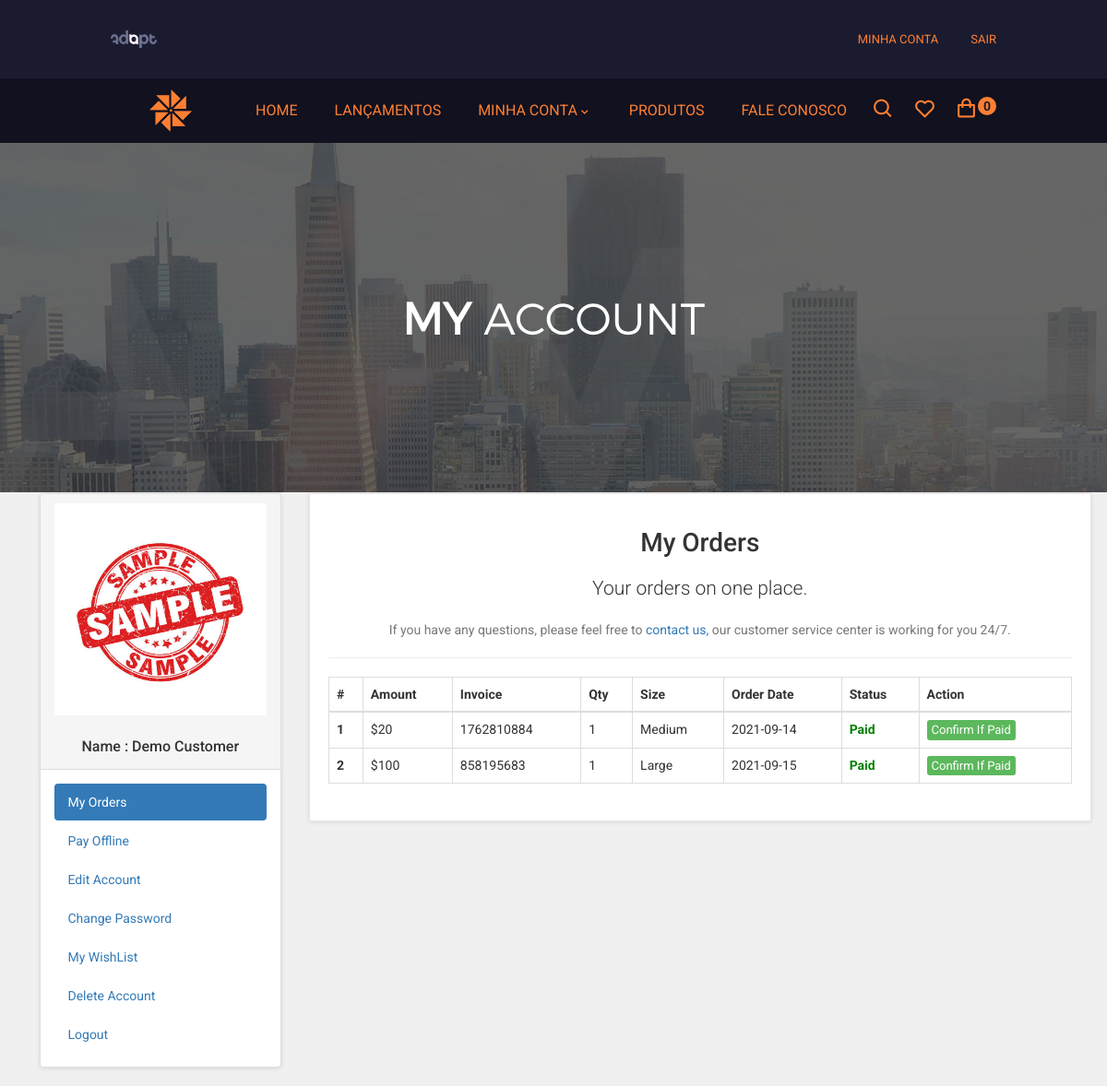
The page /Telas/customer/my_account.php?my_orders (signed in) on the database its author committed.
### tables this page shows
CREATE TABLE `customers` (
  `customer_id` int(10) NOT NULL,
  `customer_name` varchar(255) NOT NULL,
  `customer_email` varchar(255) NOT NULL,
  `customer_pass` varchar(255) NOT NULL,
  `customer_country` text NOT NULL,
  `customer_city` text NOT NULL,
  `customer_contact` varchar(255) NOT NULL,
  `customer_address` text NOT NULL,
  `customer_image` text NOT NULL,
  `customer_ip` varchar(255) NOT NULL,
  `customer_confirm_code` text NOT NULL
);

CREATE TABLE `customer_orders` (
  `order_id` int(10) NOT NULL,
  `customer_id` int(10) NOT NULL,
  `due_amount` int(100) NOT NULL,
  `invoice_no` int(100) NOT NULL,
  `qty` int(10) NOT NULL,
  `size` text NOT NULL,
  `order_date` timestamp NOT NULL DEFAULT CURRENT_TIMESTAMP ON UPDATE CURRENT_TIMESTAMP,
  `order_status` text NOT NULL
);

### Telas/customer/my_orders.php (the view)
<center>
    <h1>My Orders</h1>
    <p class="lead"> Your orders on one place.</p>
    <p class="text-muted">
        If you have any questions, please feel free to <a href="../contact.php"> contact us,</a> our customer service center is working for you 24/7.
    </p>
</center>
<hr>
<div class="table-responsive">
    <table class="table table-bordered table-hover">
        <thead>
            <tr>
                <th>#</th>
                <th>Amount</th>
                <th>Invoice</th>
                <th>Qty</th>
                <th>Size</th>
                <th>Order Date</th>
                <th>Status</th>
                <th>Action</th>
            </tr>
        </thead>
        <tbody>
            <?php
            $customer_session = $_SESSION['customer_email'];
            $get_customer = "select * from customers where customer_email='$customer_session'";
            $run_customer = mysqli_query($con, $get_customer);
            $row_customer = mysqli_fetch_array($run_customer);
            $customer_id = $row_customer['customer_id'];
            $get_orders = "select * from customer_orders where customer_id='$customer_id'";
            $run_orders = mysqli_query($con, $get_orders);
            $i = 0;
            while ($row_orders = mysqli_fetch_array($run_orders)) {
                $order_id = $row_orders['order_id'];
                $due_amount = $row_orders['due_amount'];
                $invoice_no = $row_orders['invoice_no'];
                $qty = $row_orders['qty'];
                $size = $row_orders['size'];
                $order_date = substr($row_orders['order_date'], 0, 11);
                $order_status = $row_orders['order_status'];
                $i++;
                if ($order_status == 'pending') {
                    $order_status = "<b style='color:red;'>Unpaid</b>";
                } else {
                    $order_status = "<b style='color:green;'>Paid</b>";
                }
            ?>
                <tr>
                    <th><?php echo $i; ?></th>
                    <td>$<?php echo $due_amount; ?></td>
                    <td><?php echo $invoice_no; ?></td>
                    <td><?php echo $qty; ?></td>
                    <td><?php echo $size; ?></td>
                    <td><?php echo $order_date; ?></td>
                    <td><?php echo $order_status; ?></td>
                    <td>
                        <a href="confirm.php?order_id=<?php echo $order_id; ?>" target="blank" class="btn btn-success btn-xs"> Confirm If Paid </a>
                    </td>
                </tr>
            <?php } ?>
        </tbody>
    </table>
</div>

### Telas/customer/my_account.php (shortened to what this page needs)
<?php
if (!isset($_SESSION['customer_email'])) {
  echo "<script>window.open('../checkout.php','_self')</script>";
} else {
  include("../includes/db.php");
  include("../includes/header.php");
  include("functions/functions_MinhaConta.php");
  include("../includes/main.php");
?>
  <main>
    <div class="nero">
      <div class="nero__heading">
        <span class="nero__bold">My </span>Account
      </div>
    </div>
  </main>
  <div id="content">
    <div class="container">
      <div class="col-md-12">
      </div>
      <div class="col-md-3">
        <?php include("../includes/sidebar_MinhaConta.php"); ?>
      </div>
      <div class="col-md-9">
        <div class="box">
          <?php
          if (isset($_GET['my_orders'])) {
            include("my_orders.php");
          }
          ?>
        </div>
      </div>
    </div>
  </div>
  </body>
  </html>
<?php } ?>

### Telas/includes/header.php (shortened to what this page needs)
<!DOCTYPE html>
<html lang="en">
<head>
  <link href="styles/bootstrap.min.css" rel="stylesheet">
  <link href="styles/backend.css" rel="stylesheet">
  <link href="styles/style.css" rel="stylesheet">
  <link href="font-awesome/css/font-awesome.min.css" rel="stylesheet">
</head>
<body></body>
</html>

### Telas/includes/main.php (shortened to what this page needs)
<link rel="stylesheet" href="https://unpkg.com/boxicons@latest/css/boxicons.min.css">
</head>
<body>
  <header>
    <div class="upper-nav">
      <div class="iconezinho">
        <a href="#" class="icone"><img src="images/adapt.png"></a>
      </div>
      <ul class="login">
        <li class="login__item">
          <?php
          if (!isset($_SESSION['customer_email'])) {
            echo '<a href="customer_register.php" class="login__link">Registrar</a>';
          } else {
            echo '<a href="customer/my_account.php?my_orders" class="login__link">Minha Conta</a>';
          }
          ?>
        </li>
        <li class="login__item">
          <?php
          if (!isset($_SESSION['customer_email'])) {
            echo '<a href="checkout.php" class="login__link">Entrar</a>';
          } else {
            echo '<a href="./logout.php" class="login__link">Sair</a>';
          }
          ?>
        </li>
      </ul>
    </div>
    <nav>
      <div class="logozinha">
        <a href="index.php" class="logo"><img src="images/logo2.png" alt=""></a>
      </div>
      <ul class="navmenuzin">
        <li><a href="index.php">Home</a></li>
        <li><a href="#">Lançamentos</a></li>
        <li id="dropdownzinho"><a href="customer/my_account.php?my_orders">Minha Conta<i class='bx bx-chevron-down'></i></a>
        </li>
        <li><a href="shop.php">Produtos</a></li>
        <li><a href="contact.php">Fale Conosco</a></li>
      </ul>
      <div class="nav-icon">
        <a href="#"><i class='bx bx-search'></i></a>
        <a href="#"><i class='bx bx-heart'></i></a>
        <div class="Carrinho">
          <a href="cart.php"><i class='bx bx-shopping-bag'></i> </a>
          <p><?php items(); ?></p>
        </div>
      </div>
    </nav>
  </header>

### Telas/customer/functions/functions_MinhaConta.php (shortened to what this page needs)
<?php
$db = mysqli_connect("localhost", "root", "", "ecom_store");
function getRealUserIp()
{
  switch (true) {
    default:
      return $_SERVER['REMOTE_ADDR'];
  }
}
function items()
{
  global $db;
  $ip_add = getRealUserIp();
  $get_items = "select * from cart where ip_add='$ip_add'";
  $run_items = mysqli_query($db, $get_items);
  $count_items = mysqli_num_rows($run_items);
  echo $count_items;
}

### Telas/includes/sidebar_MinhaConta.php
<div class="panel panel-default sidebar-menu">
    <div class="panel-heading">
        <?php
        $customer_session = $_SESSION['customer_email'];
        $get_customer = "select * from customers where customer_email='$customer_session'";
        $run_customer = mysqli_query($con, $get_customer);
        $row_customer = mysqli_fetch_array($run_customer);
        $customer_image = $row_customer['customer_image'];
        $customer_name = $row_customer['customer_name'];
        if (!isset($_SESSION['customer_email'])) {
        } else {
            echo "
<center>
<img src='customer_images/$customer_image' class='img-responsive'>
</center>
<br>
<h3 align='center' class='panel-title'> Name : $customer_name </h3>
";
        }
        ?>
    </div>
    <div class="panel-body">
        <ul class="nav nav-pills nav-stacked">
            <li class="<?php if (isset($_GET['my_orders'])) {
                            echo "active";
                        } ?>">
                <a href="my_account.php?my_orders"> <i class="fa fa-list"> </i> My Orders </a>
            </li>
            <li class="<?php if (isset($_GET['pay_offline'])) {
                            echo "active";
                        } ?>">
                <a href="my_account.php?pay_offline"> <i class="fa fa-bolt"></i> Pay Offline </a>
            </li>
            <li class="<?php if (isset($_GET['edit_account'])) {
                            echo "active";
                        } ?>">
                <a href="my_account.php?edit_account"> <i class="fa fa-pencil"></i> Edit Account </a>
            </li>
            <li class="<?php if (isset($_GET['change_pass'])) {
                            echo "active";
                        } ?>">
                <a href="my_account.php?change_pass"> <i class="fa fa-user"></i> Change Password </a>
            </li>
            <li class="<?php if (isset($_GET['my_wishlist'])) {
                            echo "active";
                        } ?>">
                <a href="my_account.php?my_wishlist"> <i class="fa fa-heart"></i> My WishList </a>
            </li>
            <li class="<?php if (isset($_GET['delete_account'])) {
                            echo "active";
                        } ?>">
                <a href="my_account.php?delete_account"> <i class="fa fa-trash-o"></i> Delete Account </a>
            </li>
            <li>
                <a href="logout.php"> <i class="fa fa-sign-out"></i> Logout </a>
            </li>
        </ul>
    </div>
</div>

### Telas/customer/styles/backend.css (style rules this page uses)
html { font-family: "Roboto", Helvetica, Arial, sans-serif; line-height: 1.15; -ms-text-size-adjust: 100%; -webkit-text-size-adjust: 100%; }
body { margin: 0; }
article, aside, footer, header, nav, section { font-family: "Roboto", Helvetica, Arial, sans-serif; display: block; }
h1 { font-size: 2em; margin: 0.67em 0; }
figcaption, figure, main { display: block; }
hr { box-sizing: content-box; height: 0; overflow: visible; }
a { background-color: transparent; -webkit-text-decoration-skip: objects; }
b, strong { font-weight: inherit; font-weight: bolder; }
img { border-style: none; }
html { box-sizing: border-box; }
body { font-family: Montserrat, sans-serif; font-weight: 400; background-color: white; }
.container { width: 1170px; margin: 0 auto; }
img { max-width: 100%; height: auto; }
.btn { display: inline-block; vertical-align: top; font-size: 13px; text-decoration: none; -webkit-transition: 0.3s; transition: 0.3s; }
.nero { padding-top: 160px; padding-bottom: 140px; font-family: "montserratlight", sans-serif; text-align: center; text-transform: uppercase; color: #fff; background: #666 url("../images/banner-ave.jpg") no-repeat; background-size: cover; background-position: center; }
.nero__heading { font-size: 48px; }
.nero__bold { font-weight: 700; }
:root { --color-principal: #00c8c8; --color-secundaria: #11111f; --color-texto: #ff7f32; }
.upper-nav { position: relative; width: 100%; top: 0; right: 0; z-index: 1000; display: flex; align-items: center; justify-content: space-between; padding: 20px 10%; background: #1b1b30; }
.iconezinho { max-height: 20; align-items: center; display: flex; }
.icone img { display: flex; max-width: 50px; height: auto; filter: brightness(500%); }
header { font-family: Jost; }
nav { position: relative; width: 100%; top: 0; right: 0; z-index: 1000; display: flex; align-items: center; justify-content: space-between; padding: 20px 10%; background: var(--color-secundaria); }
.logozinha { max-height: 20px; display: flex; align-items: center; }
.logo img { max-width: 130px; height: auto; }
.navmenuzin { display: flex; list-style: none; margin: 0; padding: 0; }
.navmenuzin a { color: var(--color-texto); font-size: 16px; text-transform: uppercase; padding: 10px 20px; font-weight: 400; transition: all 0.42s ease; text-decoration: none; }
.nav-icon { display: flex; align-items: center; }
.nav-icon i { margin-right: 20px; color: var(--color-texto); font-size: 25px; font-weight: 400; transition: all 0.42s ease; }
#dropdownzinho i { transform: translateY(20%); transition: all 0.1s ease-in; }
.login { float: right; margin: 0; padding: 0; list-style: none; font-size: 0; text-transform: uppercase; }
.login__item { display: inline-block; vertical-align: top; margin-right: 35px; }
.login__item:last-child { margin-right: 0; }
.login__link { font-family: "Roboto", Helvetica, Arial, sans-serif; display: block; font-size: 13px; color: var(--color-texto); line-height: 45px; text-decoration: none; -webkit-transition: color 0.3s; transition: color 0.3s; }
.Carrinho { display: flex; }
.Carrinho i { margin-right: 0; }
.Carrinho p { text-decoration: none; color: #1b1b30; background: var(--color-texto); width: 20px; align-items: center; justify-content: center; font-weight: bold; border-radius: 100%; display: flex; }

### Telas/styles/style.css (style rules this page uses)
body { font-family: "Roboto", Helvetica, Arial, sans-serif; font-size: 14px; line-height: 1.42857143; color: #333333; background-color: #f0f0f0; overflow-x: hidden; }
.box { background: #fff; margin: 0 0 30px; border: solid 1px #e6e6e6; box-sizing: border-box; padding: 20px; box-shadow: 0 1px 5px rgba(0, 0, 0, 0.1); }
#content { padding-left: 25px; }
#content .panel.sidebar-menu { box-sizing: border-box; box-shadow: 0 1px 5px rgba(0, 0, 0, 0.1); }
#content .panel.sidebar-menu h3 { padding: 5px 0; margin: 0; }

### rows shown on the page
customers: customer_image (picture), customer_name "Demo Customer"
customer_orders: due_amount "20", invoice_no "1762810884", qty "1", size "Medium", order_date "2021-09-14", order_status "Paid"
customer_orders: due_amount "100", invoice_no "858195683", qty "1", size "Large", order_date "2021-09-15", order_status "Paid"

### other values the page prints
$count_items "0"
